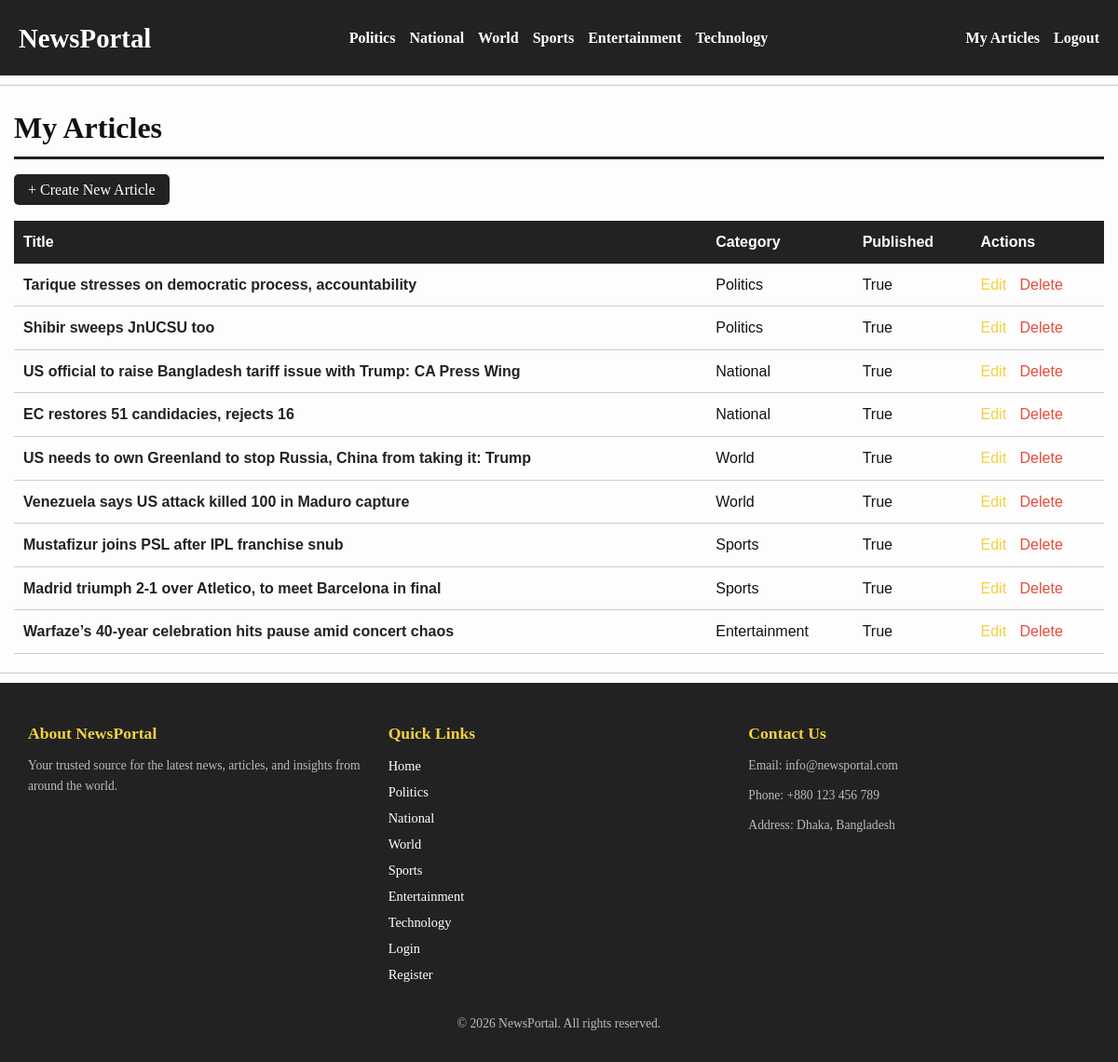
The app's page /articles/mine/ (signed in) with its own data.
### news/models.py (models this page shows, shortened)
class Category(models.Model):
    name = models.CharField(max_length=100)
    slug = models.SlugField(unique=True)

class Article(models.Model):
    title = models.CharField(max_length=200)
    slug = models.SlugField(unique=True, max_length=600, blank=True)
    category = models.ForeignKey(Category, on_delete=models.CASCADE)
    author = models.ForeignKey(User, on_delete=models.CASCADE)
    content = models.TextField()
    image = models.ImageField(upload_to='articles/', blank=True, null=True)
    is_published = models.BooleanField(default=False)
    created_at = models.DateTimeField(auto_now_add=True)
    updated_at = models.DateTimeField(auto_now=True)
    def get_absolute_url(self):
        return reverse('article_detail', args=[self.slug])

### news/views.py (the view)
# urls.py: path('articles/mine/', views.my_articles, name='my_articles'),
@login_required
def my_articles(request):
    articles = Article.objects.filter(author=request.user)
    return render(request, 'news/my_articles.html', {
        'articles': articles,
        'categories': Category.objects.all()
    })

### news/context_processors.py (called while the page is built)
def categories_processor(request):
    categories = Category.objects.all()
    return {
        'categories': categories
    }

### news/templates/news/my_articles.html (shortened to what this page needs)
{% extends 'news/base.html' %}
{% block content %}
<h2 style="margin-bottom: 20px; font-size:2rem; border-bottom:3px solid #222; padding-bottom:5px;">My Articles</h2>
<div style="margin-bottom:20px;">
    <a href="{% url 'create_article' %}" style="padding:8px 15px; background-color:#222; color:#fff; text-decoration:none; border-radius:5px; transition: background 0.3s;">
        + Create New Article
    </a>
</div>
<div style="overflow-x:auto;">
<table style="width:100%; border-collapse:collapse; font-family:Arial, sans-serif;">
    <thead>
        <tr style="background-color:#222; color:#fff; text-align:left;">
            <th style="padding:10px;">Title</th>
            <th style="padding:10px;">Category</th>
            <th style="padding:10px;">Published</th>
            <th style="padding:10px;">Actions</th>
        </tr>
    </thead>
    <tbody>
    {% for article in articles %}
        <tr style="border-bottom:1px solid #ccc; transition: background 0.3s;">
            <td style="padding:10px;">
                <a href="{{ article.get_absolute_url }}" style="color:#222; text-decoration:none; font-weight:bold;">
                    {{ article.title }}
                </a>
            </td>
            <td style="padding:10px;">{{ article.category.name }}</td>
            <td style="padding:10px;">{{ article.is_published }}</td>
            <td style="padding:10px;">
                <a href="{% url 'edit_article' article.pk %}" style="color:#f4d03f; margin-right:10px;">Edit</a>
                <a href="{% url 'delete_article' article.pk %}" style="color:#e74c3c;">Delete</a>
            </td>
        </tr>
    {% empty %}
        <tr>
            <td colspan="4" style="padding:10px; text-align:center; color:#666;">
                You have not written any articles yet.
            </td>
        </tr>
    {% endfor %}
    </tbody>
</table>
</div>
{% endblock %}

### news/templates/news/base.html (shortened to what this page needs)
{% load static %}
<!DOCTYPE html>
<html lang="en">
<head>
</head>
<body>
<header>
    <h1><a href="{% url 'home' %}">NewsPortal</a></h1>
    <nav>
        {% for cat in categories %}
            <a href="{% url 'category' cat.slug %}">{{ cat.name }}</a>
        {% endfor %}
    </nav>
    <div class="user-links">
        {% if user.is_authenticated %}
            <a href="{% url 'my_articles' %}">My Articles</a>
            <a href="{% url 'logout' %}">Logout</a>
        {% else %}
            <a href="{% url 'login' %}">Login</a>
            <a href="{% url 'register' %}">Register</a>
        {% endif %}
    </div>
</header>
<hr>
<main>
    {% block content %}{% endblock %}
</main>
<hr>
<footer>
    <div class="footer-left">
        <h4>About NewsPortal</h4>
        <p>Your trusted source for the latest news, articles, and insights from around the world.</p>
    </div>
    <div class="footer-center">
        <h4>Quick Links</h4>
        <a href="{% url 'home' %}">Home</a>
        {% for cat in categories %}
            <a href="{% url 'category' cat.slug %}">{{ cat.name }}</a>
        {% endfor %}
        <a href="{% url 'login' %}">Login</a>
        <a href="{% url 'register' %}">Register</a>
    </div>
    <div class="footer-right">
        <h4>Contact Us</h4>
        <p>Email: info@newsportal.com</p>
        <p>Phone: +880 123 456 789</p>
        <p>Address: Dhaka, Bangladesh</p>
    </div>
    <p style="flex-basis: 100%; text-align: center; margin-top: 15px;">© 2026 NewsPortal. All rights reserved.</p>
</footer>
</body>
</html>

### news/templates/news/base.html (style rules this page uses)
* { margin: 0; padding: 0; box-sizing: border-box; }
body { font-family: 'Georgia', serif; line-height: 1.6; background-color: #fdfdfd; color: #111; }
a { text-decoration: none; color: inherit; }
header { display: flex; justify-content: space-between; align-items: center; padding: 15px 20px; background-color: #222; color: #fff; flex-wrap: wrap; }
header h1 a { font-size: 1.8rem; color: #fff; font-weight: bold; }
nav { display: flex; justify-content: center; flex: 1; flex-wrap: wrap; gap: 15px; }
nav a { color: #fff; font-weight: bold; transition: color 0.3s; }
.user-links { display: flex; align-items: center; gap: 15px; }
.user-links a { color: #fff; font-weight: bold; transition: color 0.3s; }
hr { border: none; border-top: 1px solid #ccc; margin: 10px 0; }
main { max-width: 1200px; margin: 20px auto; padding: 0 15px; }
footer { background-color: #222; color: #fff; padding: 30px 20px; font-size: 0.9rem; display: flex; flex-wrap: wrap; justify-content: space-between; }
footer .footer-left, footer .footer-center, footer .footer-right { flex: 1; margin: 10px; }
footer h4 { margin-bottom: 10px; font-size: 1.1rem; color: #f4d03f; }
footer a { display: block; margin-bottom: 5px; color: #fff; transition: color 0.3s; }
footer p { margin-top: 10px; font-size: 0.85rem; color: #bbb; }

### records on screen
Category: name "Politics"
Category: name "National"
Category: name "World"
Category: name "Sports"
Category: name "Entertainment"
Category: name "Technology"
Article: title "Tarique stresses on democratic process, accountability", category.name "Politics", is_published "True"
Article: title "Shibir sweeps JnUCSU too", category.name "Politics", is_published "True"
Article: title "US official to raise Bangladesh tariff issue with Trump: CA Press Wing", category.name "National", is_published "True"
Article: title "EC restores 51 candidacies, rejects 16", category.name "National", is_published "True"
Article: title "US needs to own Greenland to stop Russia, China from taking it: Trump", category.name "World", is_published "True"
Article: title "Venezuela says US attack killed 100 in Maduro capture", category.name "World", is_published "True"
Article: title "Mustafizur joins PSL after IPL franchise snub", category.name "Sports", is_published "True"
Article: title "Madrid triumph 2-1 over Atletico, to meet Barcelona in final", category.name "Sports", is_published "True"
Article: title "Warfaze’s 40-year celebration hits pause amid concert chaos", category.name "Entertainment", is_published "True"
